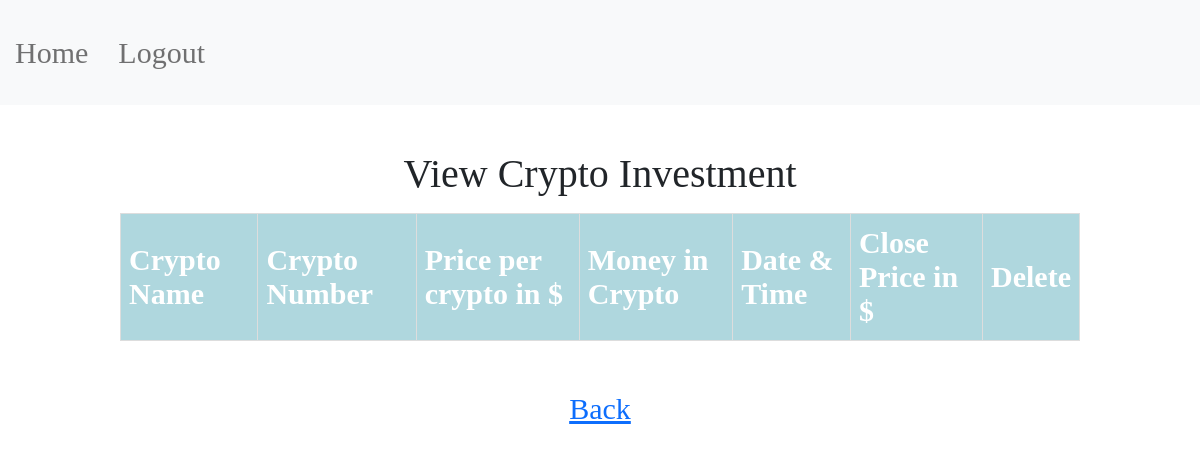
The page /view_crypto (signed in) on the database as committed earlier.
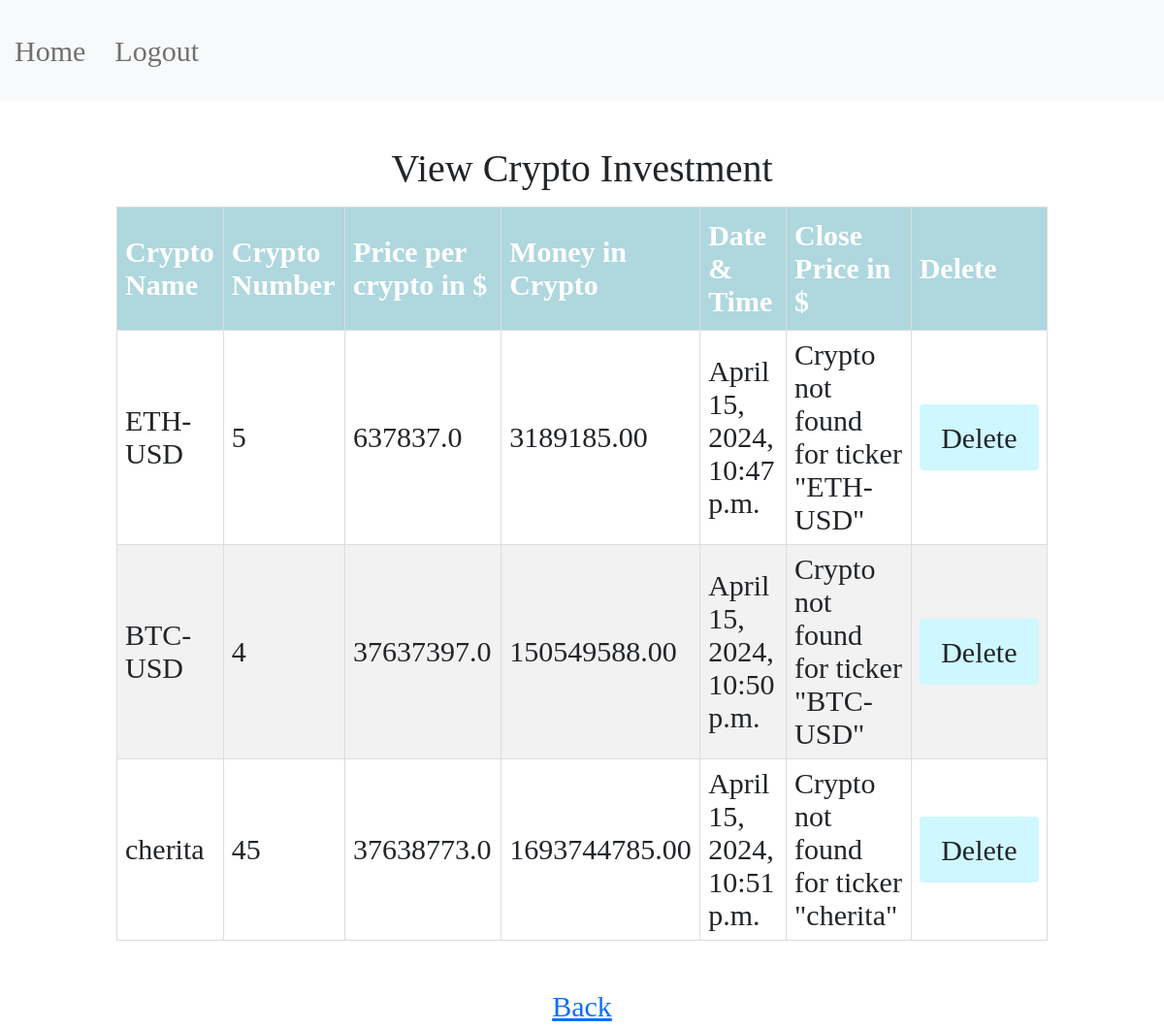
The same page on the database as committed later.
### fin_app/models.py (models this page shows, shortened)
class CryptoModel(models.Model):
    user = models.ForeignKey(User, on_delete=models.CASCADE)
    crypto_id = models.IntegerField(primary_key=True)
    crypto_name = models.CharField(max_length=10000000000)
    crypto_number = models.IntegerField()
    crypto_ppc = models.FloatField(default=0.0)
    crypto_money = models.FloatField(default=0.0)
    created = models.DateTimeField(auto_now_add=True)
    close_price = models.FloatField(default=0.0)  # New field to store close price

### fin_app/views.py (the view)
# urls.py: path("view_crypto", view_crypto, name= "view_crypto"),
def view_crypto(request):
    if request.user.is_authenticated:
        user = request.user
        form = CryptoForm()
        todos = CryptoModel.objects.filter(user=user)
        return render(request, "view_crypto.html", {"form": form, "todos": todos})

### collector_app/templatetags/yfinance_tags.py (called while the page is built)
@register.simple_tag
def load_yfinance_data(ticker):
    try:
        crypto = yf.Ticker(ticker)
        data = crypto.history(period="30d")
        if not data.empty:
            close_price = data['Close'].iloc[-1]
            return close_price
    except Exception as e:
        print(f"Error retrieving data for ticker '{ticker}': {e}")
    return None

### fin_app/templatetags/custom_filters.py (called while the page is built)
@register.filter
def multiply(value, arg):
    return value * arg

### fin_app/templates/view_crypto.html (shortened to what this page needs)
{% extends 'base.html' %}
{% load yfinance_tags %}
{% load custom_filters %}
{% block content %}
    <center>
        <br>
        <h1 class="heading">View Crypto Investment</h1>
        <table id="view">
            <thead>
                <tr>
                    <th>Crypto Name</th>
                    <th>Crypto Number</th>
                    <th>Price per crypto in $</th>
                    <th>Money in Crypto </th>
                    <th>Date & Time</th>
                    <th>Close Price in $</th>
                    <th>Delete</th>
                </tr>
            </thead>
            <tbody>
                {% for todo in todos %}
                    <tr>
                        <td>{{ todo.crypto_name }}</td>
                        <td>{{ todo.crypto_number }}</td>
                        <td>{{ todo.crypto_ppc }}</td>
                        <td>{{ todo.crypto_number|multiply:todo.crypto_ppc|floatformat:2 }}</td>
                        <td>{{ todo.created }}</td>
                        <td>
                            {% with ticker=todo.crypto_name %}
                                {% load_yfinance_data ticker as data %}
                                {% if data %}
                                    {% if data %}
                                        {{ data }}
                                    {% else %}
                                        Crypto data not available for ticker "{{ ticker }}"
                                    {% endif %}
                                {% else %}
                                    Crypto not found for ticker "{{ ticker }}"
                                {% endif %}
                            {% endwith %}
                        </td>
                        <td>
                            <a href="{% url 'delete_crypto' id=todo.crypto_id %}" onclick="return confirm('Are you sure?')">
                                <button class="btn">Delete</button>
                            </a>
                        </td>
                    </tr>
                {% endfor %}
            </tbody>
        </table>
        <br>
        <a href="{% url 'home' %}">Back</a>
    </center>
{% endblock %}

### templates/base.html (shortened to what this page needs)
<html>
<head>
	<link href = "https://cdn.jsdelivr.net/npm/bootstrap@5.1.1/dist/css/bootstrap.min.css" rel = "stylesheet">
</head>
<body>
	<nav class="navbar navbar-expand-lg navbar-light bg-light">
  <div class="collapse navbar-collapse" id="navbarNav">
    <ul class="navbar-nav">
	{% if user.is_authenticated %}
      <li class="nav-item">
        <a class="nav-link" href="{% url 'home' %}">Home</a>
      </li>
      <li class="nav-item">
        <a class="nav-link" href="{% url 'ulogout' %}">Logout</a>
      </li>
	{% endif %}
    </ul>
  </div>
</nav>
	{% block content %}{% endblock %}
</body>
</html>

Rows that differ between the two databases and show on the page:
added CryptoModel: crypto_name "ETH-USD", crypto_number "5", crypto_ppc "637837.0", crypto_number|multiply "3189185.00", created "April 15, 2024, 10:47 p.m."
added CryptoModel: crypto_name "BTC-USD", crypto_number "4", crypto_ppc "37637397.0", crypto_number|multiply "150549588.00", created "April 15, 2024, 10:50 p.m."
added CryptoModel: crypto_name "cherita", crypto_number "45", crypto_ppc "37638773.0", crypto_number|multiply "1693744785.00", created "April 15, 2024, 10:51 p.m."
